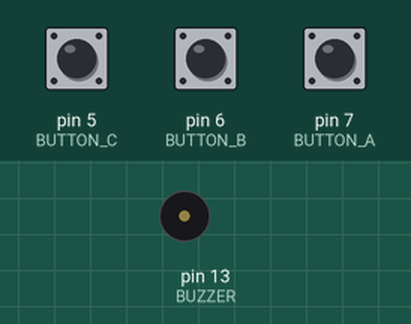
The program below on a simulated Arduino Uno, built with avr-gcc and run on an emulated ATmega328P. Parts: buzzer (waves = sounding). The inputs (shaded band) are chosen by the test bench; at power-on: pin 5 (BUTTON_C) LOW, pin 6 (BUTTON_B) LOW, pin 7 (BUTTON_A) LOW.

Above: at 1.2 s.
1.3 s: pin 5 (BUTTON_C) pulled HIGH for 0.15 s
At 1.47 s:
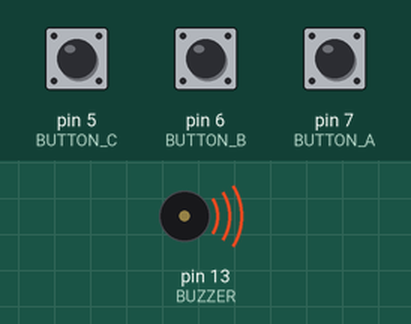
3.1 s: pin 5 (BUTTON_C) pulled HIGH for 3.2 s
At 7.6 s:
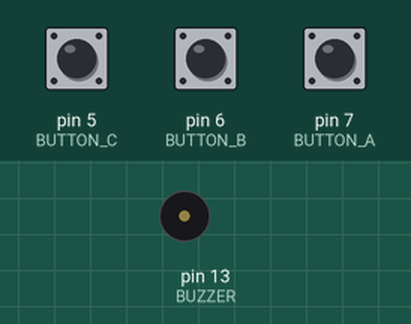
7.9 s: pin 6 (BUTTON_B) pulled HIGH for 3.2 s
At 8.5 s:
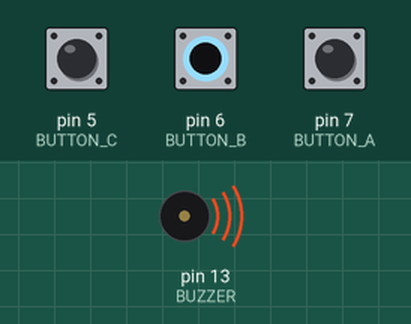
Timing chart, 0 to 12.8 s (numbered marks = the images above; inputs shaded):
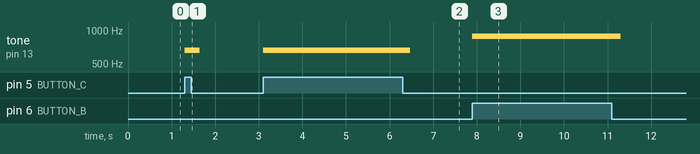

The program:

main.cpp
```cpp
#include <Arduino.h>

#define BUZZER 13
#define BUTTON_A 7
#define BUTTON_B 6
#define BUTTON_C 5
#define C5 523
#define CS5 554
#define D5 587
#define DS5 622
#define E5 659
#define F5 698
#define FS5 740
#define G5 784
#define GS5 831
#define A5 880
#define AS5 932
#define B5 988
#define C6 1047
// 도(523Hz), 레(587Hz), 미(659 Hz), 파 (698 Hz),
// 솔(784), 라(880 Hz), 시(988 Hz), 도(1047 Hz)
// 솔솔라라솔솔미
int duration = 200;

void setup() {
    // write your initialization code here
    pinMode(BUTTON_A,INPUT);
    pinMode(BUTTON_B,INPUT);
    pinMode(BUTTON_C,INPUT);
}


void loop() {
    // write your code here
    if (digitalRead(BUTTON_A)) {
        tone(BUZZER,G5, duration);
    } else if (digitalRead(BUTTON_B)) {
        tone(BUZZER,A5, duration);
    } else if (digitalRead(BUTTON_C)) {
        tone(BUZZER,E5, duration);
    }
}
```

Measured:
- after the input at 1.3 s, tone on pin 13 (BUZZER): silent → 659 Hz at once, → silent 0.35 s later
- after the input at 3.1 s, tone on pin 13 (BUZZER): silent → 659 Hz at once, → silent 3.4 s later
- after the input at 7.9 s, tone on pin 13 (BUZZER): silent → 880 Hz at once, → silent 3.4 s later
